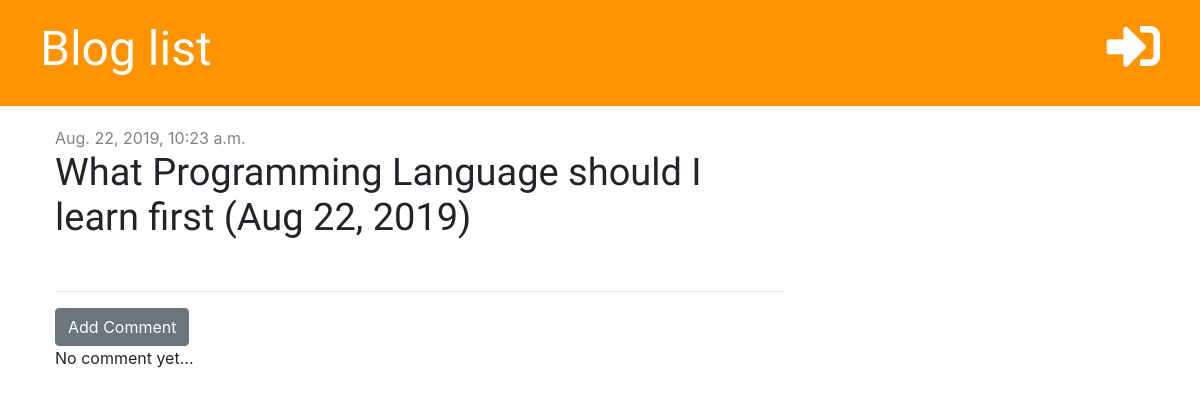
The app's page /post/1/ with its own data.
### blog/models.py (models this page shows, shortened)
class Post(models.Model):
    author = models.ForeignKey('auth.User', on_delete=models.CASCADE)
    title = models.CharField(max_length=200)
    text = models.TextField()
    created_date = models.DateTimeField(default=timezone.now)
    published_date = models.DateTimeField(blank=True, null=True)

### blog/views.py (the view)
# urls.py: path('post/<int:pk>/', views.post_detail, name='post_detail'),
def post_detail(request, pk):
    post = get_object_or_404(Post, pk=pk)
    stuff_for_frontend = {'post': post}
    return render(request, 'blog/post_detail.html', stuff_for_frontend)

### blog/templatetags/markdownify.py (called while the page is built)
@register.filter
def markdown(value):
    renderer = HighlightRenderer()
    markdown = mistune.Markdown(renderer=renderer)
    return markdown(value)

### blog/templates/blog/post_detail.html (shortened to what this page needs)
{% extends 'blog/base.html' %}
{% load markdownify %}
{% block content %}
    <div class="post">
        {% if post.published_date %}
            <div class="date">
                {{ post.published_date }}
            </div>
        {% else %}
            <a href="{% url 'post_publish' pk=post.pk %}" class="btn btn-primary">Publish</a>
        {% endif %}
        <h1>{{ post.title }}</h1>
    </div>
    <hr>
    <a href="{% url 'add_comment_to_post' pk=post.pk %}" class="btn btn-secondary" >Add Comment</a>
    {% for comment in post.comments.all %}
        {% if user.is_authenticated or comment.approved %}
            <div class="comment">
                {% if not comment.approved and user.is_superuser %}
                    <a href="{% url 'approve_comment' pk=comment.pk %}"><i class="fas fa-check" style="color: gray"></i></a>
                    <a href="{% url 'remove_comment' pk=comment.pk %}"><i class="fas fa-times" style="color: gray"></i></a>
                {% endif %}
                <div class="date">
                    {{ comment.created_date }}
                </div>
                <strong>{{ comment.author }}</strong>
                <p>{{ comment.text | markdown | safe | linebreaksbr }}</p>
            </div>
        {% endif %}
    {% empty %}
        <p>No comment yet...</p>
    {% endfor %}
{% endblock %}

### blog/static/css/blog.css (style rules this page uses)
h1, h2, h3, h4 { font-family: 'Tangerine', 'Inconsolata', 'Droid Sans', 'serif'; font-size: 38px; }
.date { color: #828282; padding: 20px 0px 0px 0px; }
.post { margin-bottom:50px; }

### records on screen
Post: published_date "Aug. 22, 2019, 10:23 a.m.", title "What Programming Language should I learn first (Aug 22, 2019)"
